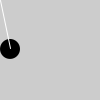
Frame 1 (no input)
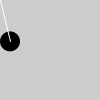
Frame 60 (the mouse pressed at the canvas centre just before this capture)
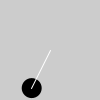
Frame 120 (the mouse held since frame 60 and released just before this capture)

The Processing sketch that drew these frames (run headless with seeded random() and noise(); from frame 60 on, the mouse is pressed at the canvas centre):

// Processing sketch: processing
// ── processing.pde
FixedSpring s;
float gravity=0.5; 

void setup(){
  size(100,100);
  smooth();
  fill(0);
  s=new FixedSpring(0.0,50.0,1.0,gravity,40.0);
}

void draw(){
  background(204);
  s.update(mouseX,mouseY);
  s.display(mouseX,mouseY);
}

class Spring2D{
  float vx,vy;
  float x,y;
  float gravity;
  float mass;
  float radius=10;
  float stiffness=0.2;
  float damping=0.7;

  Spring2D(float xpos,float ypos,float m,float g){
    x=xpos;
    y=ypos;
    mass=m;
    gravity=g;
  }

  void update(float targetX,float targetY){
    float forceX=(targetX-x)*stiffness;
    float ax=forceX/mass;
    vx=damping*(vx+ax);
    x+=vx;
    float forceY=(targetY-y)*stiffness;
    forceY+=gravity;
    float ay=forceY/mass;
    vy=damping*(vy+ay);
    y+=vy;
  }

  void display(float nx,float ny){
    noStroke();
    ellipse(x, y, radius*2, radius*2);
    stroke(255);
    line(x,y,nx,ny);
  }
}

class FixedSpring extends Spring2D{
  float springLength;

  FixedSpring(float xpos,float ypos,float m,float g,float s){
    super(xpos,ypos,m,g);
    springLength=s;
  }

  void update(float newX,float newY){
    float dx=x-newX;
    float dy=y-newY;
    float angle=atan2(dy,dx);
    float targetX=newX+cos(angle)*springLength;
    float targetY=newY+sin(angle)*springLength;
    super.update(targetX,targetY);
    x=constrain(x, radius, width-radius);
    y=constrain(y, radius, height-radius);
  }
}
